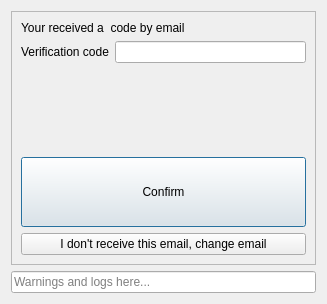
<?xml version="1.0" encoding="UTF-8"?>
<ui version="4.0">
 <class>Dialog</class>
 <widget class="QDialog" name="Dialog">
  <property name="geometry">
   <rect>
    <x>0</x>
    <y>0</y>
    <width>327</width>
    <height>304</height>
   </rect>
  </property>
  <property name="windowTitle">
   <string>Dialog</string>
  </property>
  <layout class="QVBoxLayout" name="verticalLayout">
   <item>
    <widget class="QFrame" name="frame">
     <property name="frameShape">
      <enum>QFrame::StyledPanel</enum>
     </property>
     <property name="frameShadow">
      <enum>QFrame::Raised</enum>
     </property>
     <layout class="QVBoxLayout" name="verticalLayout_2">
      <item>
       <widget class="QLabel" name="confirm_email_title_label">
        <property name="text">
         <string>Your received a  code by email</string>
        </property>
       </widget>
      </item>
      <item>
       <layout class="QFormLayout" name="formLayout">
        <item row="0" column="1">
         <widget class="QLineEdit" name="verification_lineEdit">
          <property name="focusPolicy">
           <enum>Qt::WheelFocus</enum>
          </property>
         </widget>
        </item>
        <item row="0" column="0">
         <widget class="QLabel" name="label_2">
          <property name="text">
           <string>Verification code</string>
          </property>
         </widget>
        </item>
       </layout>
      </item>
      <item>
       <spacer name="verticalSpacer_2">
        <property name="orientation">
         <enum>Qt::Vertical</enum>
        </property>
        <property name="sizeHint" stdset="0">
         <size>
          <width>20</width>
          <height>34</height>
         </size>
        </property>
       </spacer>
      </item>
      <item>
       <widget class="QPushButton" name="confirm_pushButton">
        <property name="minimumSize">
         <size>
          <width>0</width>
          <height>70</height>
         </size>
        </property>
        <property name="maximumSize">
         <size>
          <width>16777215</width>
          <height>70</height>
         </size>
        </property>
        <property name="text">
         <string>Confirm</string>
        </property>
       </widget>
      </item>
      <item>
       <widget class="QPushButton" name="recover_pushButton">
        <property name="text">
         <string>I don't receive this email, change email</string>
        </property>
       </widget>
      </item>
     </layout>
    </widget>
   </item>
   <item>
    <widget class="QFrame" name="log_frame">
     <layout class="QHBoxLayout" name="log_layout">
      <property name="spacing">
       <number>0</number>
      </property>
      <property name="leftMargin">
       <number>0</number>
      </property>
      <property name="topMargin">
       <number>0</number>
      </property>
      <property name="rightMargin">
       <number>0</number>
      </property>
      <property name="bottomMargin">
       <number>0</number>
      </property>
      <item>
       <widget class="QLineEdit" name="log_lineEdit">
        <property name="readOnly">
         <bool>true</bool>
        </property>
        <property name="placeholderText">
         <string>Warnings and logs here...</string>
        </property>
       </widget>
      </item>
     </layout>
    </widget>
   </item>
  </layout>
 </widget>
 <resources/>
 <connections>
  <connection>
   <sender>recover_pushButton</sender>
   <signal>clicked()</signal>
   <receiver>Dialog</receiver>
   <slot>reject()</slot>
   <hints>
    <hint type="sourcelabel">
     <x>163</x>
     <y>237</y>
    </hint>
    <hint type="destinationlabel">
     <x>163</x>
     <y>151</y>
    </hint>
   </hints>
  </connection>
 </connections>
</ui>
